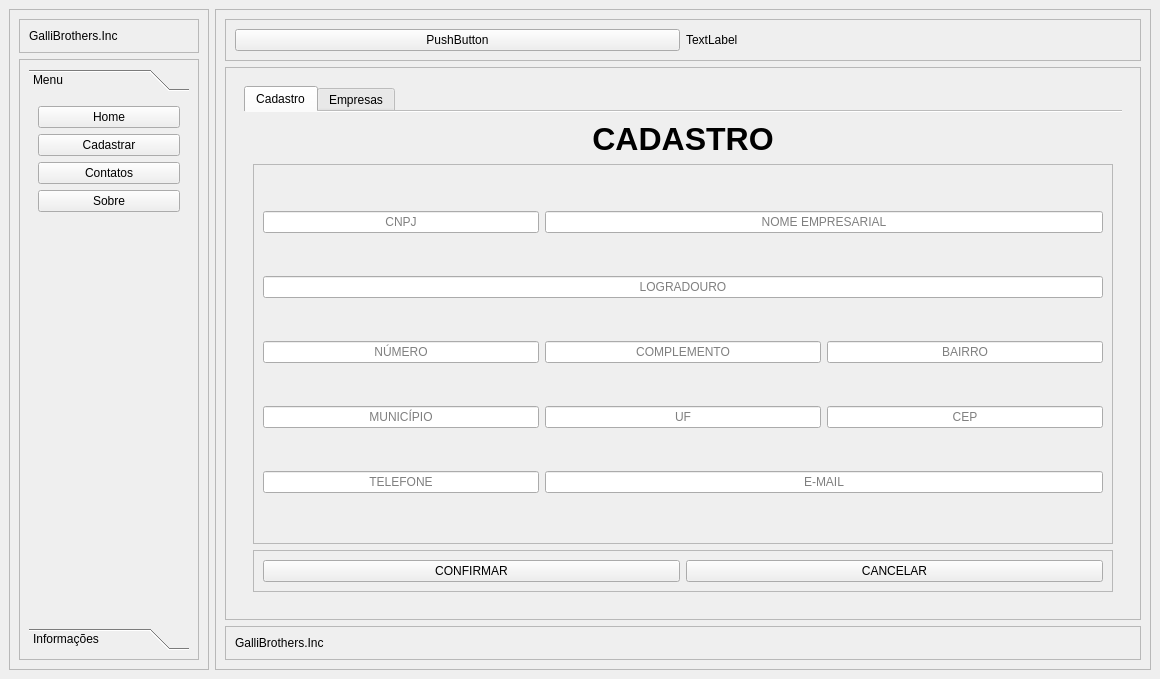
<?xml version="1.0" encoding="UTF-8"?>
<ui version="4.0">
 <class>MainWindow</class>
 <widget class="QMainWindow" name="MainWindow">
  <property name="geometry">
   <rect>
    <x>0</x>
    <y>0</y>
    <width>1160</width>
    <height>679</height>
   </rect>
  </property>
  <property name="windowTitle">
   <string>MainWindow</string>
  </property>
  <widget class="QWidget" name="centralwidget">
   <layout class="QGridLayout" name="gridLayout_2">
    <item row="0" column="1">
     <widget class="QFrame" name="frame_main_content">
      <property name="frameShape">
       <enum>QFrame::StyledPanel</enum>
      </property>
      <property name="frameShadow">
       <enum>QFrame::Raised</enum>
      </property>
      <layout class="QVBoxLayout" name="verticalLayout">
       <item>
        <widget class="QFrame" name="frame_header">
         <property name="frameShape">
          <enum>QFrame::StyledPanel</enum>
         </property>
         <property name="frameShadow">
          <enum>QFrame::Raised</enum>
         </property>
         <layout class="QHBoxLayout" name="horizontalLayout_2">
          <item>
           <widget class="QPushButton" name="button_toggle">
            <property name="text">
             <string>PushButton</string>
            </property>
           </widget>
          </item>
          <item>
           <widget class="QLabel" name="label_header">
            <property name="text">
             <string>TextLabel</string>
            </property>
           </widget>
          </item>
         </layout>
        </widget>
       </item>
       <item>
        <widget class="QFrame" name="frame_main_page">
         <property name="sizePolicy">
          <sizepolicy hsizetype="Preferred" vsizetype="Expanding">
           <horstretch>0</horstretch>
           <verstretch>0</verstretch>
          </sizepolicy>
         </property>
         <property name="frameShape">
          <enum>QFrame::StyledPanel</enum>
         </property>
         <property name="frameShadow">
          <enum>QFrame::Raised</enum>
         </property>
         <layout class="QVBoxLayout" name="verticalLayout_3">
          <item>
           <widget class="QStackedWidget" name="stackedWidget">
            <property name="currentIndex">
             <number>1</number>
            </property>
            <widget class="QWidget" name="page_home">
             <layout class="QVBoxLayout" name="verticalLayout_5">
              <item>
               <widget class="QLabel" name="label_logo_home">
                <property name="text">
                 <string>&lt;html&gt;&lt;head/&gt;&lt;body&gt;&lt;p align=&quot;center&quot;&gt;&lt;img src=&quot;:/icons/logo4.png&quot;/&gt;&lt;/p&gt;&lt;/body&gt;&lt;/html&gt;</string>
                </property>
               </widget>
              </item>
             </layout>
            </widget>
            <widget class="QWidget" name="page_cadastrar">
             <layout class="QVBoxLayout" name="verticalLayout_6">
              <item>
               <widget class="QTabWidget" name="tabWidget">
                <property name="tabPosition">
                 <enum>QTabWidget::North</enum>
                </property>
                <property name="tabShape">
                 <enum>QTabWidget::Rounded</enum>
                </property>
                <property name="currentIndex">
                 <number>0</number>
                </property>
                <property name="elideMode">
                 <enum>Qt::ElideRight</enum>
                </property>
                <property name="usesScrollButtons">
                 <bool>false</bool>
                </property>
                <property name="documentMode">
                 <bool>true</bool>
                </property>
                <property name="tabsClosable">
                 <bool>false</bool>
                </property>
                <property name="movable">
                 <bool>false</bool>
                </property>
                <property name="tabBarAutoHide">
                 <bool>false</bool>
                </property>
                <widget class="QWidget" name="tab_cadastro">
                 <attribute name="title">
                  <string>Cadastro</string>
                 </attribute>
                 <layout class="QVBoxLayout" name="verticalLayout_9">
                  <item>
                   <widget class="QLabel" name="label_title_page_cadastrar">
                    <property name="text">
                     <string>&lt;html&gt;&lt;head/&gt;&lt;body&gt;&lt;p align=&quot;center&quot;&gt;&lt;span style=&quot; font-size:24pt; font-weight:600;&quot;&gt;CADASTRO&lt;/span&gt;&lt;/p&gt;&lt;/body&gt;&lt;/html&gt;</string>
                    </property>
                   </widget>
                  </item>
                  <item>
                   <widget class="QFrame" name="frame_content_cadastro">
                    <property name="sizePolicy">
                     <sizepolicy hsizetype="Preferred" vsizetype="Expanding">
                      <horstretch>0</horstretch>
                      <verstretch>0</verstretch>
                     </sizepolicy>
                    </property>
                    <property name="frameShape">
                     <enum>QFrame::StyledPanel</enum>
                    </property>
                    <property name="frameShadow">
                     <enum>QFrame::Raised</enum>
                    </property>
                    <layout class="QGridLayout" name="gridLayout">
                     <item row="0" column="0">
                      <widget class="QLineEdit" name="lineEdit_1_cnpj">
                       <property name="alignment">
                        <set>Qt::AlignCenter</set>
                       </property>
                       <property name="placeholderText">
                        <string>CNPJ</string>
                       </property>
                      </widget>
                     </item>
                     <item row="0" column="1" colspan="2">
                      <widget class="QLineEdit" name="lineEdit_2_nome_empresarial">
                       <property name="alignment">
                        <set>Qt::AlignCenter</set>
                       </property>
                       <property name="placeholderText">
                        <string>NOME EMPRESARIAL</string>
                       </property>
                      </widget>
                     </item>
                     <item row="1" column="0" colspan="3">
                      <widget class="QLineEdit" name="lineEdit_3_logradouro">
                       <property name="alignment">
                        <set>Qt::AlignCenter</set>
                       </property>
                       <property name="placeholderText">
                        <string>LOGRADOURO</string>
                       </property>
                      </widget>
                     </item>
                     <item row="2" column="0">
                      <widget class="QLineEdit" name="lineEdit_4_numero">
                       <property name="sizePolicy">
                        <sizepolicy hsizetype="Expanding" vsizetype="Fixed">
                         <horstretch>0</horstretch>
                         <verstretch>0</verstretch>
                        </sizepolicy>
                       </property>
                       <property name="alignment">
                        <set>Qt::AlignCenter</set>
                       </property>
                       <property name="placeholderText">
                        <string>NÚMERO</string>
                       </property>
                      </widget>
                     </item>
                     <item row="2" column="1">
                      <widget class="QLineEdit" name="lineEdit_5_complemento">
                       <property name="alignment">
                        <set>Qt::AlignCenter</set>
                       </property>
                       <property name="placeholderText">
                        <string>COMPLEMENTO</string>
                       </property>
                      </widget>
                     </item>
                     <item row="2" column="2">
                      <widget class="QLineEdit" name="lineEdit_6_bairro">
                       <property name="alignment">
                        <set>Qt::AlignCenter</set>
                       </property>
                       <property name="placeholderText">
                        <string>BAIRRO</string>
                       </property>
                      </widget>
                     </item>
                     <item row="3" column="0">
                      <widget class="QLineEdit" name="lineEdit_7_municipio">
                       <property name="sizePolicy">
                        <sizepolicy hsizetype="Expanding" vsizetype="Fixed">
                         <horstretch>0</horstretch>
                         <verstretch>0</verstretch>
                        </sizepolicy>
                       </property>
                       <property name="alignment">
                        <set>Qt::AlignCenter</set>
                       </property>
                       <property name="placeholderText">
                        <string>MUNICÍPIO</string>
                       </property>
                      </widget>
                     </item>
                     <item row="3" column="1">
                      <widget class="QLineEdit" name="lineEdit_8_uf">
                       <property name="alignment">
                        <set>Qt::AlignCenter</set>
                       </property>
                       <property name="placeholderText">
                        <string>UF</string>
                       </property>
                      </widget>
                     </item>
                     <item row="3" column="2">
                      <widget class="QLineEdit" name="lineEdit_9_cep">
                       <property name="alignment">
                        <set>Qt::AlignCenter</set>
                       </property>
                       <property name="placeholderText">
                        <string>CEP</string>
                       </property>
                      </widget>
                     </item>
                     <item row="4" column="0">
                      <widget class="QLineEdit" name="lineEdit_10_telefone">
                       <property name="sizePolicy">
                        <sizepolicy hsizetype="Expanding" vsizetype="Fixed">
                         <horstretch>0</horstretch>
                         <verstretch>0</verstretch>
                        </sizepolicy>
                       </property>
                       <property name="alignment">
                        <set>Qt::AlignCenter</set>
                       </property>
                       <property name="placeholderText">
                        <string>TELEFONE</string>
                       </property>
                      </widget>
                     </item>
                     <item row="4" column="1" colspan="2">
                      <widget class="QLineEdit" name="lineEdit_11_email">
                       <property name="alignment">
                        <set>Qt::AlignCenter</set>
                       </property>
                       <property name="placeholderText">
                        <string>E-MAIL</string>
                       </property>
                      </widget>
                     </item>
                    </layout>
                   </widget>
                  </item>
                  <item>
                   <widget class="QFrame" name="frame_page_cadastrar">
                    <property name="frameShape">
                     <enum>QFrame::StyledPanel</enum>
                    </property>
                    <property name="frameShadow">
                     <enum>QFrame::Raised</enum>
                    </property>
                    <layout class="QHBoxLayout" name="horizontalLayout">
                     <item>
                      <widget class="QPushButton" name="button_confirmar">
                       <property name="text">
                        <string>CONFIRMAR</string>
                       </property>
                      </widget>
                     </item>
                     <item>
                      <widget class="QPushButton" name="button_cancelar">
                       <property name="text">
                        <string>CANCELAR</string>
                       </property>
                      </widget>
                     </item>
                    </layout>
                   </widget>
                  </item>
                 </layout>
                </widget>
                <widget class="QWidget" name="tab_empresas">
                 <attribute name="title">
                  <string>Empresas</string>
                 </attribute>
                 <layout class="QVBoxLayout" name="verticalLayout_8">
                  <item>
                   <widget class="QLabel" name="label_title_page_empresas">
                    <property name="text">
                     <string>&lt;html&gt;&lt;head/&gt;&lt;body&gt;&lt;p align=&quot;center&quot;&gt;&lt;span style=&quot; font-size:24pt; font-weight:600;&quot;&gt;EMPRESAS&lt;/span&gt;&lt;/p&gt;&lt;/body&gt;&lt;/html&gt;</string>
                    </property>
                   </widget>
                  </item>
                  <item>
                   <layout class="QHBoxLayout" name="horizontalLayout_7">
                    <item>
                     <widget class="QTableWidget" name="tableWidget">
                      <column>
                       <property name="text">
                        <string>NOME</string>
                       </property>
                      </column>
                      <column>
                       <property name="text">
                        <string>CNPJ</string>
                       </property>
                      </column>
                      <column>
                       <property name="text">
                        <string>LOGRADOURO</string>
                       </property>
                      </column>
                      <column>
                       <property name="text">
                        <string>COMPLEMENTO</string>
                       </property>
                      </column>
                      <column>
                       <property name="text">
                        <string>NÚMERO</string>
                       </property>
                      </column>
                      <column>
                       <property name="text">
                        <string>BAIRRO</string>
                       </property>
                      </column>
                      <column>
                       <property name="text">
                        <string>MUNICíPIO</string>
                       </property>
                      </column>
                      <column>
                       <property name="text">
                        <string>TELEFONE</string>
                       </property>
                      </column>
                      <column>
                       <property name="text">
                        <string>EMAIL</string>
                       </property>
                      </column>
                     </widget>
                    </item>
                    <item>
                     <widget class="QFrame" name="frame">
                      <property name="frameShape">
                       <enum>QFrame::StyledPanel</enum>
                      </property>
                      <property name="frameShadow">
                       <enum>QFrame::Raised</enum>
                      </property>
                      <layout class="QVBoxLayout" name="verticalLayout_7">
                       <item>
                        <widget class="QPushButton" name="button_excel">
                         <property name="text">
                          <string>Gerar excel</string>
                         </property>
                        </widget>
                       </item>
                       <item>
                        <widget class="QPushButton" name="button_alterar">
                         <property name="text">
                          <string>Alterar</string>
                         </property>
                        </widget>
                       </item>
                       <item>
                        <widget class="QPushButton" name="button_excluir">
                         <property name="text">
                          <string>Excluir</string>
                         </property>
                        </widget>
                       </item>
                       <item>
                        <spacer name="verticalSpacer">
                         <property name="orientation">
                          <enum>Qt::Vertical</enum>
                         </property>
                         <property name="sizeHint" stdset="0">
                          <size>
                           <width>20</width>
                           <height>40</height>
                          </size>
                         </property>
                        </spacer>
                       </item>
                      </layout>
                     </widget>
                    </item>
                   </layout>
                  </item>
                 </layout>
                </widget>
               </widget>
              </item>
             </layout>
            </widget>
            <widget class="QWidget" name="page_contatos">
             <layout class="QVBoxLayout" name="verticalLayout_11">
              <item>
               <widget class="QFrame" name="frame_2">
                <property name="sizePolicy">
                 <sizepolicy hsizetype="Preferred" vsizetype="Preferred">
                  <horstretch>0</horstretch>
                  <verstretch>0</verstretch>
                 </sizepolicy>
                </property>
                <property name="frameShape">
                 <enum>QFrame::StyledPanel</enum>
                </property>
                <property name="frameShadow">
                 <enum>QFrame::Raised</enum>
                </property>
                <layout class="QVBoxLayout" name="verticalLayout_10">
                 <item>
                  <widget class="QLabel" name="label">
                   <property name="text">
                    <string>&lt;html&gt;&lt;head/&gt;&lt;body&gt;&lt;p align=&quot;center&quot;&gt;&lt;img src=&quot;:/icons/whatsApp.png&quot;/&gt;(44)98862-0946&lt;/p&gt;&lt;/body&gt;&lt;/html&gt;</string>
                   </property>
                  </widget>
                 </item>
                 <item>
                  <widget class="QLabel" name="label_2">
                   <property name="text">
                    <string>&lt;html&gt;&lt;head/&gt;&lt;body&gt;&lt;p align=&quot;center&quot;&gt;&lt;img src=&quot;:/icons/email.png&quot;/&gt;marcelolemesgalli@hotmail.com&lt;/p&gt;&lt;p&gt;&lt;br/&gt;&lt;/p&gt;&lt;/body&gt;&lt;/html&gt;</string>
                   </property>
                   <property name="scaledContents">
                    <bool>false</bool>
                   </property>
                   <property name="alignment">
                    <set>Qt::AlignCenter</set>
                   </property>
                  </widget>
                 </item>
                 <item>
                  <spacer name="verticalSpacer_2">
                   <property name="orientation">
                    <enum>Qt::Vertical</enum>
                   </property>
                   <property name="sizeHint" stdset="0">
                    <size>
                     <width>20</width>
                     <height>40</height>
                    </size>
                   </property>
                  </spacer>
                 </item>
                </layout>
               </widget>
              </item>
             </layout>
            </widget>
            <widget class="QWidget" name="page_sobre">
             <layout class="QVBoxLayout" name="verticalLayout_12">
              <item>
               <widget class="QLabel" name="label_3">
                <property name="text">
                 <string>&lt;html&gt;&lt;head/&gt;&lt;body&gt;&lt;p align=&quot;center&quot;&gt;&lt;span style=&quot; font-size:36pt; font-weight:600;&quot;&gt;SOBRE&lt;/span&gt;&lt;/p&gt;&lt;/body&gt;&lt;/html&gt;</string>
                </property>
               </widget>
              </item>
              <item>
               <widget class="QLabel" name="label_4">
                <property name="sizePolicy">
                 <sizepolicy hsizetype="Preferred" vsizetype="Expanding">
                  <horstretch>0</horstretch>
                  <verstretch>0</verstretch>
                 </sizepolicy>
                </property>
                <property name="text">
                 <string>&lt;html&gt;&lt;head/&gt;&lt;body&gt;&lt;p align=&quot;center&quot;&gt;&lt;span style=&quot; font-size:18pt;&quot;&gt;EMPRESA CRIADA PARA DESENVOLVIMENTO DE SOFTWARE, MACHINE LEARNING, BUSINESS INTELIGENCE&lt;/span&gt;&lt;/p&gt;&lt;/body&gt;&lt;/html&gt;</string>
                </property>
                <property name="wordWrap">
                 <bool>true</bool>
                </property>
               </widget>
              </item>
             </layout>
            </widget>
           </widget>
          </item>
         </layout>
        </widget>
       </item>
       <item>
        <widget class="QFrame" name="frame_footer">
         <property name="frameShape">
          <enum>QFrame::StyledPanel</enum>
         </property>
         <property name="frameShadow">
          <enum>QFrame::Raised</enum>
         </property>
         <layout class="QHBoxLayout" name="horizontalLayout_3">
          <item>
           <widget class="QLabel" name="label_footer">
            <property name="sizePolicy">
             <sizepolicy hsizetype="Expanding" vsizetype="Preferred">
              <horstretch>0</horstretch>
              <verstretch>0</verstretch>
             </sizepolicy>
            </property>
            <property name="text">
             <string>GalliBrothers.Inc</string>
            </property>
           </widget>
          </item>
         </layout>
        </widget>
       </item>
      </layout>
     </widget>
    </item>
    <item row="0" column="0">
     <widget class="QFrame" name="frame_aside_content">
      <property name="maximumSize">
       <size>
        <width>200</width>
        <height>16777215</height>
       </size>
      </property>
      <property name="frameShape">
       <enum>QFrame::StyledPanel</enum>
      </property>
      <property name="frameShadow">
       <enum>QFrame::Raised</enum>
      </property>
      <layout class="QVBoxLayout" name="verticalLayout_2">
       <item>
        <widget class="QFrame" name="frame_logo">
         <property name="frameShape">
          <enum>QFrame::StyledPanel</enum>
         </property>
         <property name="frameShadow">
          <enum>QFrame::Raised</enum>
         </property>
         <layout class="QHBoxLayout" name="horizontalLayout_4">
          <item>
           <widget class="QLabel" name="label_logo">
            <property name="text">
             <string>GalliBrothers.Inc</string>
            </property>
           </widget>
          </item>
         </layout>
        </widget>
       </item>
       <item>
        <widget class="QFrame" name="frame_menu">
         <property name="frameShape">
          <enum>QFrame::StyledPanel</enum>
         </property>
         <property name="frameShadow">
          <enum>QFrame::Raised</enum>
         </property>
         <layout class="QHBoxLayout" name="horizontalLayout_5">
          <item>
           <widget class="QToolBox" name="box_menu">
            <property name="currentIndex">
             <number>0</number>
            </property>
            <widget class="QWidget" name="box_menu_menu">
             <property name="geometry">
              <rect>
               <x>0</x>
               <y>0</y>
               <width>148</width>
               <height>477</height>
              </rect>
             </property>
             <attribute name="label">
              <string>Menu</string>
             </attribute>
             <layout class="QVBoxLayout" name="verticalLayout_4">
              <item>
               <widget class="QPushButton" name="button_home">
                <property name="text">
                 <string>Home</string>
                </property>
               </widget>
              </item>
              <item>
               <widget class="QPushButton" name="button_cadastrar">
                <property name="text">
                 <string>Cadastrar</string>
                </property>
               </widget>
              </item>
              <item>
               <widget class="QPushButton" name="button_contatos">
                <property name="text">
                 <string>Contatos</string>
                </property>
               </widget>
              </item>
              <item>
               <widget class="QPushButton" name="button_sobre">
                <property name="text">
                 <string>Sobre</string>
                </property>
               </widget>
              </item>
              <item>
               <spacer name="space_vertical">
                <property name="orientation">
                 <enum>Qt::Vertical</enum>
                </property>
                <property name="sizeHint" stdset="0">
                 <size>
                  <width>20</width>
                  <height>40</height>
                 </size>
                </property>
               </spacer>
              </item>
             </layout>
            </widget>
            <widget class="QWidget" name="box_menu_info">
             <property name="geometry">
              <rect>
               <x>0</x>
               <y>0</y>
               <width>148</width>
               <height>477</height>
              </rect>
             </property>
             <attribute name="label">
              <string>Informações</string>
             </attribute>
             <layout class="QHBoxLayout" name="horizontalLayout_6">
              <item>
               <widget class="QLabel" name="label_info">
                <property name="sizePolicy">
                 <sizepolicy hsizetype="Preferred" vsizetype="Preferred">
                  <horstretch>0</horstretch>
                  <verstretch>0</verstretch>
                 </sizepolicy>
                </property>
                <property name="text">
                 <string>&lt;html&gt;&lt;head/&gt;&lt;body&gt;&lt;p align=&quot;center&quot;&gt;Criado por &lt;span style=&quot; font-weight:600;&quot;&gt;Galli, Marcelo L.&lt;/span&gt;&lt;/p&gt;&lt;p align=&quot;center&quot;&gt;&lt;a href=&quot;https://github.com/MarceloGalliDev&quot;&gt;&lt;span style=&quot; text-decoration: underline; color:#0000ff;&quot;&gt;GitHub&lt;/span&gt;&lt;/a&gt;&lt;/p&gt;&lt;/body&gt;&lt;/html&gt;</string>
                </property>
                <property name="alignment">
                 <set>Qt::AlignCenter</set>
                </property>
                <property name="wordWrap">
                 <bool>true</bool>
                </property>
               </widget>
              </item>
             </layout>
            </widget>
           </widget>
          </item>
         </layout>
        </widget>
       </item>
      </layout>
     </widget>
    </item>
   </layout>
  </widget>
 </widget>
 <resources>
  <include location="icons/icons_.qrc"/>
 </resources>
 <connections/>
</ui>
